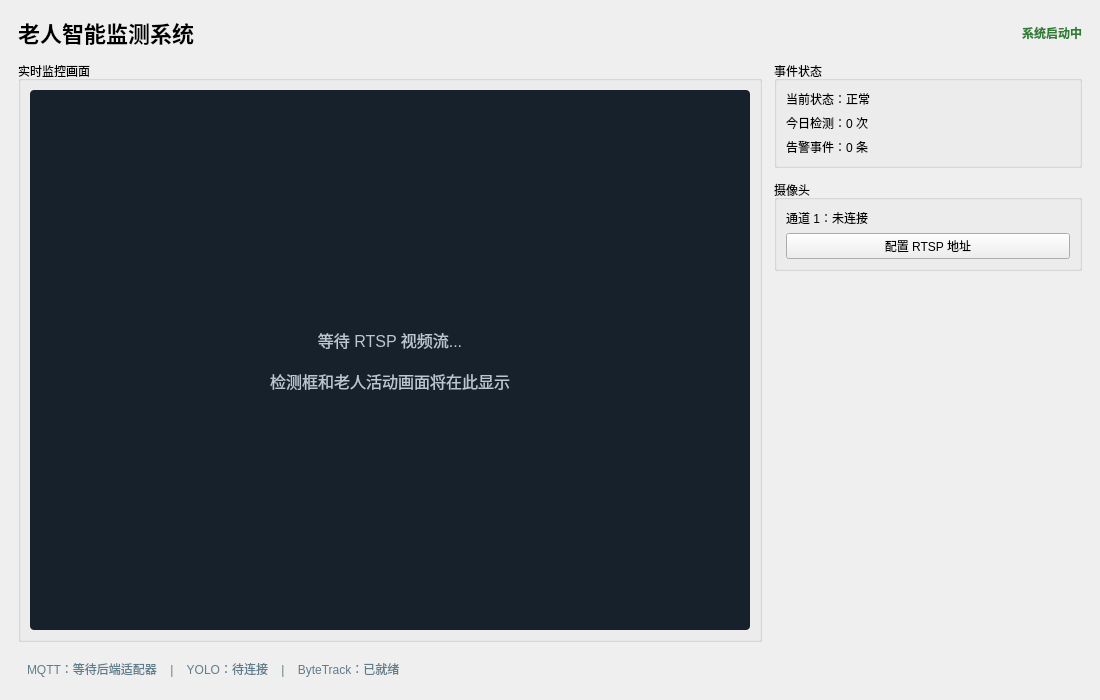
<?xml version="1.0" encoding="UTF-8"?>
<ui version="4.0">
 <class>MainWindow</class>
 <widget class="QMainWindow" name="MainWindow">
  <property name="geometry"><rect><x>0</x><y>0</y><width>1100</width><height>700</height></rect></property>
  <property name="windowTitle"><string>老人智能监测系统</string></property>
  <widget class="QWidget" name="centralwidget">
   <layout class="QVBoxLayout" name="mainLayout">
    <property name="spacing"><number>12</number></property>
    <property name="leftMargin"><number>18</number></property><property name="topMargin"><number>16</number></property><property name="rightMargin"><number>18</number></property><property name="bottomMargin"><number>16</number></property>
    <item><layout class="QHBoxLayout" name="headerLayout"><item><widget class="QLabel" name="titleLabel"><property name="text"><string>老人智能监测系统</string></property><property name="styleSheet"><string>font-size: 22px; font-weight: 600;</string></property></widget></item><item><spacer name="headerSpacer"><property name="orientation"><enum>Qt::Horizontal</enum></property><property name="sizeHint" stdset="0"><size><width>40</width><height>20</height></size></property></spacer></item><item><widget class="QLabel" name="statusLabel"><property name="text"><string>系统启动中</string></property><property name="styleSheet"><string>color:#2e7d32; font-weight:500;</string></property></widget></item></layout></item>
    <item><layout class="QHBoxLayout" name="contentLayout"><property name="spacing"><number>12</number></property>
      <item><widget class="QGroupBox" name="videoBox"><property name="title"><string>实时监控画面</string></property><layout class="QVBoxLayout" name="videoLayout"><item><widget class="QLabel" name="videoPlaceholder"><property name="minimumSize"><size><width>720</width><height>460</height></size></property><property name="alignment"><set>Qt::AlignCenter</set></property><property name="text"><string>等待 RTSP 视频流...&#xa;&#xa;检测框和老人活动画面将在此显示</string></property><property name="styleSheet"><string>background:#17212b; color:#b9c7d3; font-size:16px; border-radius:4px;</string></property></widget></item></layout></widget></item>
      <item><layout class="QVBoxLayout" name="sideLayout"><item><widget class="QGroupBox" name="eventBox"><property name="title"><string>事件状态</string></property><layout class="QVBoxLayout" name="eventLayout"><item><widget class="QLabel" name="eventStateLabel"><property name="text"><string>当前状态：正常</string></property></widget></item><item><widget class="QLabel" name="detectionCountLabel"><property name="text"><string>今日检测：0 次</string></property></widget></item><item><widget class="QLabel" name="alertCountLabel"><property name="text"><string>告警事件：0 条</string></property></widget></item></layout></widget></item><item><widget class="QGroupBox" name="cameraBox"><property name="title"><string>摄像头</string></property><layout class="QVBoxLayout" name="cameraLayout"><item><widget class="QLabel" name="cameraStateLabel"><property name="text"><string>通道 1：未连接</string></property></widget></item><item><widget class="QPushButton" name="configureRtspButton"><property name="text"><string>配置 RTSP 地址</string></property></widget></item></layout></widget></item><item><spacer name="sideSpacer"><property name="orientation"><enum>Qt::Vertical</enum></property><property name="sizeHint" stdset="0"><size><width>20</width><height>40</height></size></property></spacer></item></layout></item>
    </layout></item>
    <item><widget class="QLabel" name="footerLabel"><property name="text"><string>MQTT：等待后端适配器    |    YOLO：待连接    |    ByteTrack：已就绪</string></property><property name="styleSheet"><string>color:#607d8b; padding:6px;</string></property></widget></item>
   </layout>
  </widget>
 </widget>
 <resources/><connections/>
</ui>
